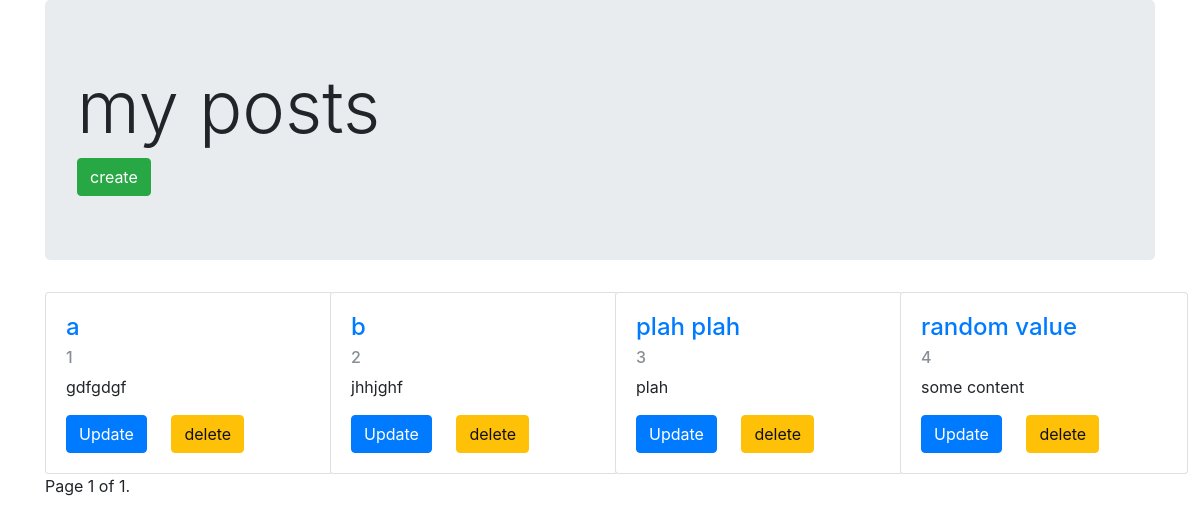
The page /posts/list/ on the database as committed earlier.
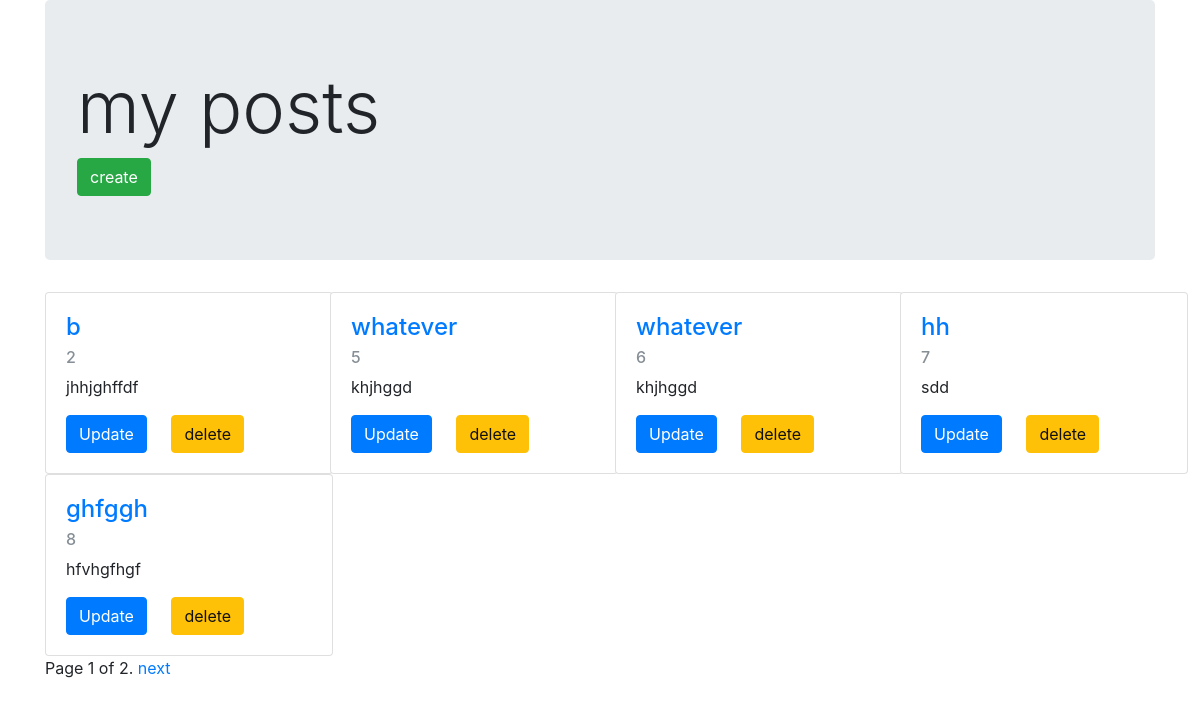
The same page on the database as committed later.
### posts/models.py (models this page shows, shortened)
class PostHome(models.Model):
	title = models.CharField(max_length=250)
	content = models.TextField()
	timestamp = models.DateTimeField(auto_now_add=True)
	img = models.ImageField(null=True, blank=True, upload_to="post_images")

### posts/views.py (the view)
def post_list(request):
	objects = PostHome.objects.all()
	paginator = Paginator(objects, 5)
	number = request.GET.get('page')
	try:
		objects = paginator.page(number)
	except PageNotAnInteger:
		objects = paginator.page(1)
	except EmptyPage:
		objects = paginator.page(paginator.num_pages)
	context = {
	"post_items": objects,
	}
	return render(request, "List.html", context)

### posts/templates/List.html (shortened to what this page needs)
{% extends "base.html" %}
{% block content %}
	<div class="jumbotron">
		<h1 class="display-3">my posts</h1>
		<a href="{%url 'create' %}"><button class="btn btn-success"">create</button></a>
	</div>
	<div class="row">
	{% for item in post_items %}
		<div class=" col-xs-4 col-sm-4 col-md-3 col-lg-3">
			<div class="card" style="width: 18rem;">
				<div class="card-body">
					<h4 class="card-title"><a href="{%url 'detail' PostHome_id=item.id %}">{{item.title}}</a></h4>
					<h6 class="card-subtitle mb-2 text-muted">{{item.id}}</h6>
					<p class="card-text">{{item.content}}</p>
					<a href="{%url 'update' PostHome_id=item.id %}" class="card-link , btn btn-primary">Update</a>
					<a href="{%url 'delete' PostHome_id=item.id %}" class="card-link , btn btn-warning">delete</a>
				</div>
			</div>
		</div>
	{% endfor %}
	</div>
<div class="pagination">
	<span class="step-links">
		<span class="current">
			Page {{ post_items.number }} of {{ post_items.paginator.num_pages }}.
		</span>
		{% if post_items.has_next %}
			<a href="?page={{ post_items.next_page_number }}">next</a>
		{% endif %}
	</span>
</div>
{% endblock content %}

Rows that differ between the two databases and show on the page:
removed PostHome: title "a", id "1", content "gdfgdgf"
removed PostHome: title "plah plah", id "3", content "plah"
removed PostHome: title "random value", id "4", content "some content"
changed PostHome id 2: content "jhhjghf" → "jhhjghffdf"
added PostHome: title "whatever", id "5", content "khjhggd"
added PostHome: title "whatever", id "6", content "khjhggd"
added PostHome: title "hh", id "7", content "sdd"
added PostHome: title "ghfggh", id "8", content "hfvhgfhgf"
Other text that changed with them:
{{ post_items.paginator.num_pages }}: "1" → "2"
text now shown: "next"
